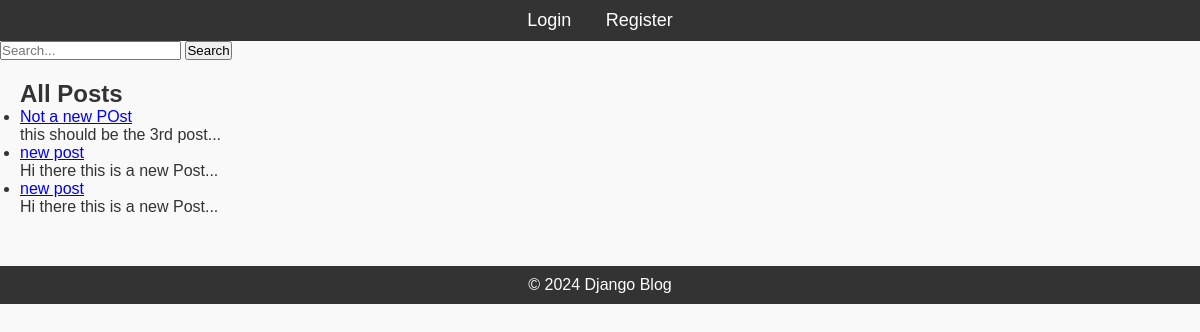
The page / on the database its author committed.
### blog/models.py (models this page shows, shortened)
class Post(models.Model):
    title = models.CharField(max_length=200)
    content = models.TextField()
    published_date = models.DateTimeField(auto_now_add=True)
    author = models.ForeignKey(User, on_delete=models.CASCADE)
    tag = TaggableManager()

### blog/views.py (the view)
# urls.py: path('', PostListView.as_view(), name='post-list'),
class PostListView(ListView):
    model = Post
    template_name = 'blog/post_list.html'
    context_object_name = 'posts'
    ordering = ['-published_date']

### blog/templates/blog/post_list.html
{% extends 'blog/base.html' %} {% block content %}
<h2>All Posts</h2>
<ul>
    {% for post in posts %}
    <li>
        <a href="{% url 'post-detail' post.pk %}">{{ post.title }}</a>
        <p>{{ post.content|slice:":50" }}...</p>
    </li>
    {% endfor %}
</ul>
{% endblock %}

### static/css/styles.css (style rules this page uses)
* { margin: 0; padding: 0; box-sizing: border-box; }
body { font-family: Arial, sans-serif; background-color: #f9f9f9; color: #333; }

### rows shown on the page
Post: title "Not a new POst", content "this should be the 3rd post"
Post: title "new post", content "Hi there this is a new Post"
Post: title "new post", content "Hi there this is a new Post"
